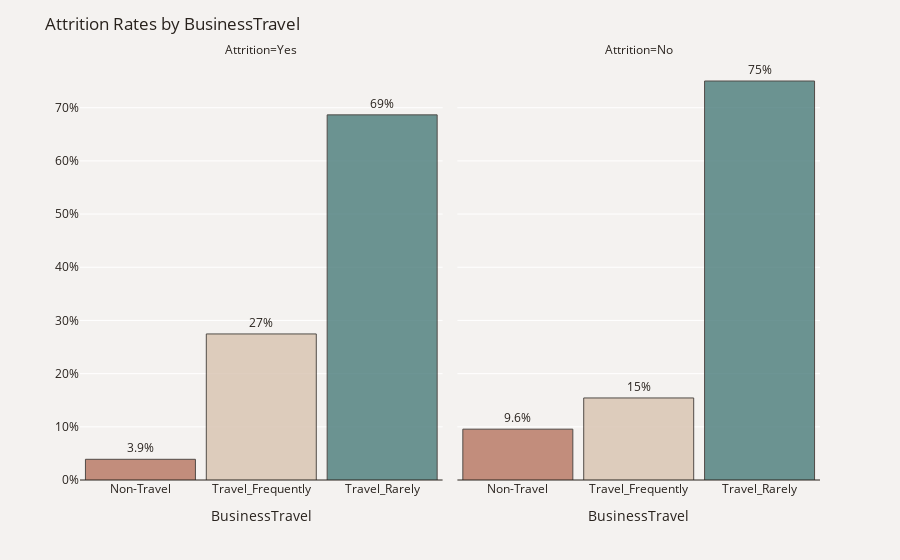

The notebook cell this image was saved under:
### Markdown cell above
## Business Travel

### Code cell
plot_df = df.groupby(['Attrition'])['BusinessTravel'].value_counts(normalize=True)
plot_df = plot_df.mul(100).rename('Percent').reset_index().sort_values('BusinessTravel')
# plot_df.JobSatisfaction=pd.Categorical(plot_df.JobSatisfaction).rename_categories(
#     {1:'Poor', 2:'Neutral', 3:'Good', 4:'Excellent'})
fig = px.bar(plot_df, x='BusinessTravel', y='Percent', text='Percent', opacity=0.8,
             facet_col="Attrition", category_orders={"Attrition": ["Yes", "No"]})
fig.update_traces(texttemplate='%{text:.2s}%', textposition='outside', 
                  marker_color=['#B6735F', '#D7C2B0', '#497B7A', '#9EB5A3'],
                  marker_line=dict(width=1, color='#28221D'))
fig.update_yaxes(title="",zeroline=True, zerolinewidth=1, zerolinecolor='#28221D', ticksuffix='%')
fig.update_layout(title_text='Attrition Rates by BusinessTravel', bargap=.09,font_color='#28221D',
                  xaxis_title='BusinessTravel',paper_bgcolor='#F4F2F0', plot_bgcolor='#F4F2F0')
fig.show()

### Figure 1 — Plotly figure (JSON) as saved in the notebook; plotly's stock layout.template omitted (floating-point values rounded to 4 significant figures)
{"data": [{"alignmentgroup": "True", "hovertemplate": "Attrition=Yes<br>BusinessTravel=%{x}<br>Percent=%{text}<extra></extra>", "legendgroup": "", "marker": {"color": ["#B6735F", "#D7C2B0", "#497B7A", "#9EB5A3"], "line": {"color": "#28221D", "width": 1}, "opacity": 0.8, "pattern": {"shape": ""}}, "name": "", "offsetgroup": "", "orientation": "v", "showlegend": false, "text": [3.89, 27.46, 68.65], "textposition": "outside", "texttemplate": "%{text:.2s}%", "type": "bar", "x": ["Non-Travel", "Travel_Frequently", "Travel_Rarely"], "xaxis": "x", "y": [3.89, 27.46, 68.65], "yaxis": "y"}, {"alignmentgroup": "True", "hovertemplate": "Attrition=No<br>BusinessTravel=%{x}<br>Percent=%{text}<extra></extra>", "legendgroup": "", "marker": {"color": ["#B6735F", "#D7C2B0", "#497B7A", "#9EB5A3"], "line": {"color": "#28221D", "width": 1}, "opacity": 0.8, "pattern": {"shape": ""}}, "name": "", "offsetgroup": "", "orientation": "v", "showlegend": false, "text": [9.557, 15.42, 75.02], "textposition": "outside", "texttemplate": "%{text:.2s}%", "type": "bar", "x": ["Non-Travel", "Travel_Frequently", "Travel_Rarely"], "xaxis": "x2", "y": [9.557, 15.42, 75.02], "yaxis": "y2"}], "layout": {"annotations": [{"font": {}, "showarrow": false, "text": "Attrition=Yes", "x": 0.245, "xanchor": "center", "xref": "paper", "y": 1, "yanchor": "bottom", "yref": "paper"}, {"font": {}, "showarrow": false, "text": "Attrition=No", "x": 0.755, "xanchor": "center", "xref": "paper", "y": 1, "yanchor": "bottom", "yref": "paper"}], "bargap": 0.09, "barmode": "relative", "font": {"color": "#28221D"}, "legend": {"tracegroupgap": 0}, "margin": {"t": 60}, "paper_bgcolor": "#F4F2F0", "plot_bgcolor": "#F4F2F0", "title": {"text": "Attrition Rates by BusinessTravel"}, "xaxis": {"anchor": "y", "domain": [0, 0.49], "title": {"text": "BusinessTravel"}}, "xaxis2": {"anchor": "y2", "domain": [0.51, 1], "matches": "x", "title": {"text": "BusinessTravel"}}, "yaxis": {"anchor": "x", "domain": [0, 1], "ticksuffix": "%", "title": {"text": ""}, "zeroline": true, "zerolinecolor": "#28221D", "zerolinewidth": 1}, "yaxis2": {"anchor": "x2", "domain": [0, 1], "matches": "y", "showticklabels": false, "ticksuffix": "%", "title": {"text": ""}, "zeroline": true, "zerolinecolor": "#28221D", "zerolinewidth": 1}}}
